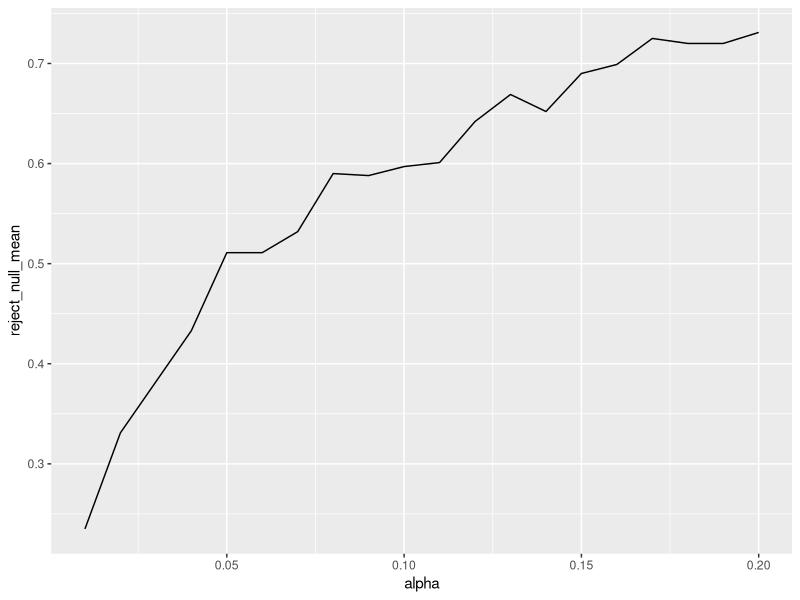
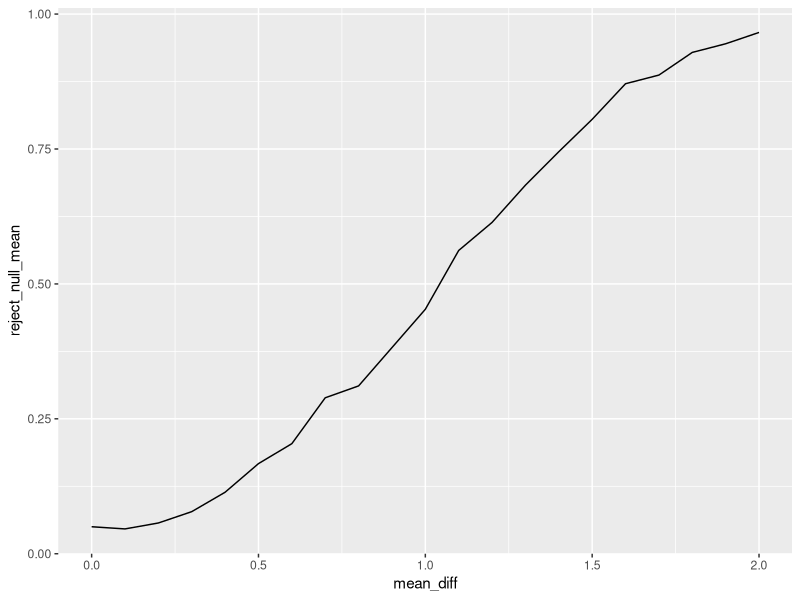
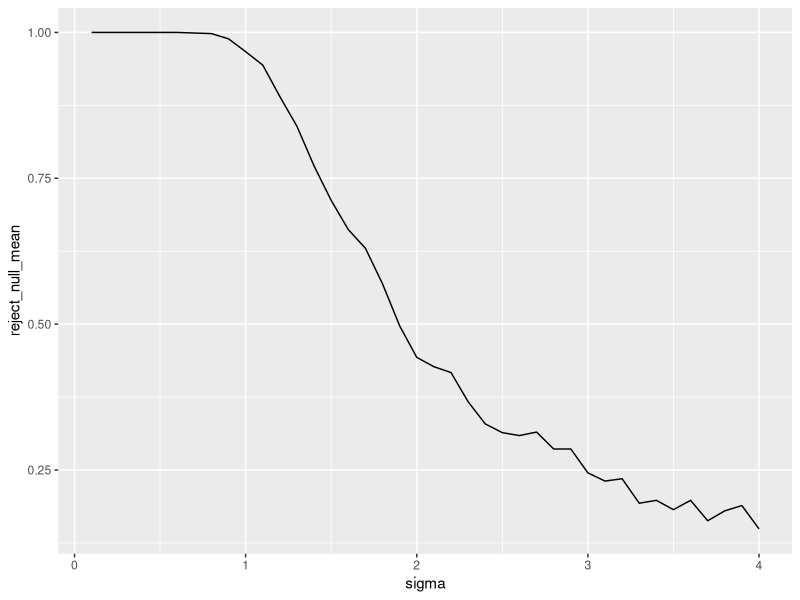
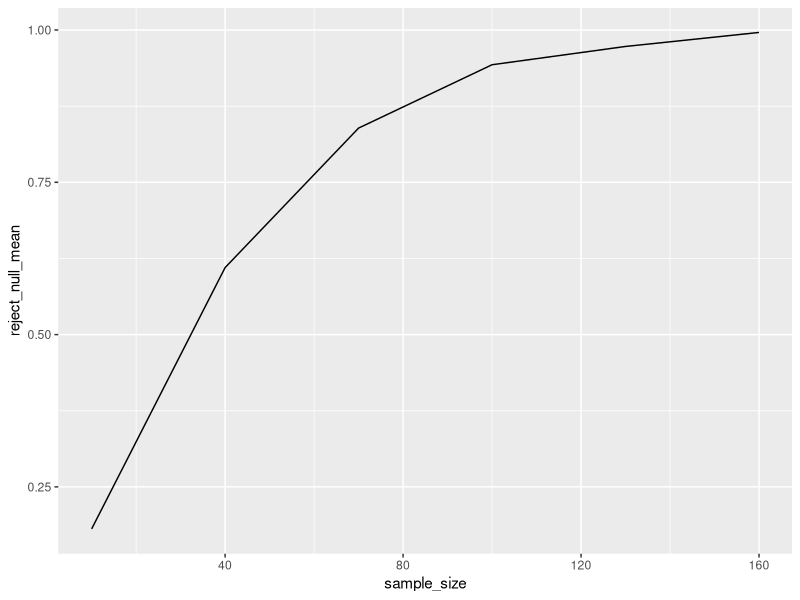
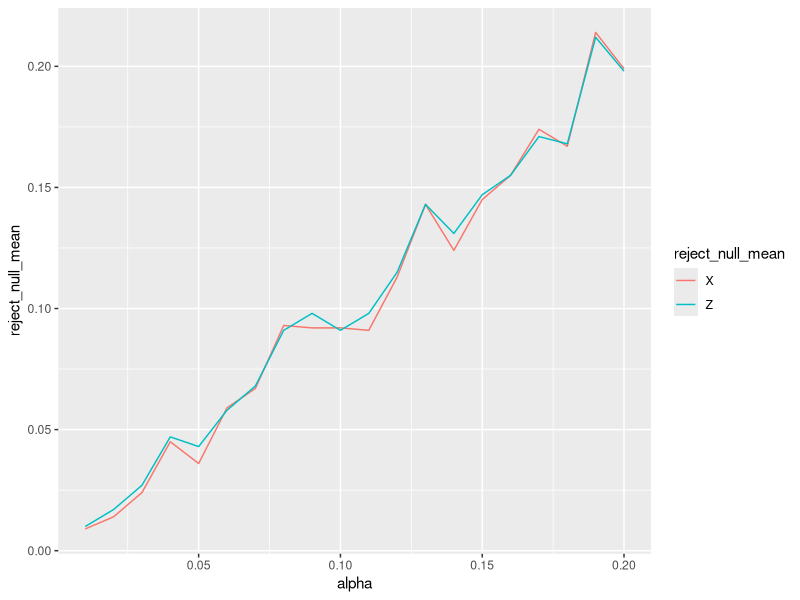

These charts were generated, in order, by the following R code:
## ---- chunk 1
knitr::opts_chunk$set(echo = TRUE)
## ---- chunk 2
library(tidyverse)
## ---- chunk 3
library(palmerpenguins)
peng_AC <- penguins %>% filter(species == "Adelie" | species == "Chinstrap")

t_test_function <- function(data,val_col,group_col,var_equal){
  data <- data %>% drop_na(val_col)
  group_col_vals <- data %>% pull(group_col) %>% unique()
  mean_0 <- data %>% filter(.data[[group_col]]==group_col_vals[1]) %>% pull(val_col) %>% mean()
  mean_1 <- data %>% filter(.data[[group_col]]==group_col_vals[2]) %>% pull(val_col) %>% mean()
  sd_0 <- data %>% filter(.data[[group_col]]==group_col_vals[1]) %>% pull(val_col) %>% sd()
  sd_1 <- data %>% filter(.data[[group_col]]==group_col_vals[2]) %>% pull(val_col) %>% sd()
  n_0 <- data %>% filter(.data[[group_col]]==group_col_vals[1]) %>% nrow()
  n_1 <- data %>% filter(.data[[group_col]]==group_col_vals[2]) %>% nrow()
  sd_squared_0_1 <- ((n_0-1)*sd_0^2 + (n_1-1)*sd_1^2)/(n_0+n_1-2)
  test_statistic <- (mean_0-mean_1)/(sqrt(sd_squared_0_1)*sqrt(1/n_0+1/n_1))
  dof <- n_0+n_1-2
  p_val <- 2*(1-pt(abs(test_statistic),df=dof))
  test_statistic_welch <- (mean_0-mean_1)/sqrt(sd_0^2/n_0+sd_1^2/n_1)
  dof_welch <- (sd_0^2/n_0+sd_1^2/n_1)^2/((sd_0^2/n_0)^2/(n_0-1)+(sd_1^2/n_1)^2/(n_1-1))
  p_val_welch <- 2*(1-pt(abs(test_statistic_welch),df=dof_welch))
  cohens_d <- (mean_0-mean_1)/sqrt(sd_squared_0_1)
  if(var_equal==TRUE){return(data.frame(t_stat=test_statistic,dof=dof,p_val=p_val,d=cohens_d))}
  if(var_equal==FALSE){return(data.frame(t_stat=test_statistic_welch,dof=dof_welch,p_val=p_val_welch,d=cohens_d))}
}

t_test_function(data=peng_AC,val_col="body_mass_g",group_col="species",var_equal=TRUE)
t_test_function(data=peng_AC,val_col="body_mass_g",group_col="species",var_equal=FALSE)
## ---- chunk 4
# Comparing my function with R's inbuilt t test function
t.test(body_mass_g~species,data=peng_AC,var.equal=TRUE) # student's t test
t.test(body_mass_g~species,data=peng_AC) # Welch's t test
## ---- chunk 5
num_trials <- 1000
sample_size <- 30
mu_0 <- 1
mu_1 <- 1
sigma_0 <- 3
sigma_1 <- 3
alpha <- 0.05
set.seed(0) # set random seed for reproducibility

single_alpha_test_size_simulation_df <- data.frame(trial=seq(num_trials)) %>%
  mutate(sample_0=map(.x=trial,.f=~rnorm(n=sample_size,mean=mu_0,sd=sigma_0)),sample_1=map(.x=trial,.f=~rnorm(n=sample_size,mean=mu_1,sd=sigma_1))) %>%
  # generate random Gaussian samples
  mutate(p_value=pmap_dbl(.l=list(trial,sample_0,sample_1),.f=~t.test(..2,..3,var.equal=TRUE)$p.value)) %>%
  # generate p values
  mutate(type_1_error=p_value<alpha)

single_alpha_test_size_simulation_df %>% pull(type_1_error) %>% mean() # estimate of coverage probability
## ---- chunk 6
set.seed(0) # set random seed for reproducibility

test_size_simulation_df <- crossing(alpha=c(0.01,0.05,0.1),sample_size=c(10,100),trial=seq(num_trials)) %>%
  mutate(sample_0=map(.x=sample_size,.f=~rnorm(n=.x,mean=mu_0,sd=sigma_0)),sample_1=map(.x=sample_size,.f=~rnorm(n=.x,mean=mu_1,sd=sigma_1))) %>%
  # generate random Gaussian samples
  mutate(p_value=pmap_dbl(.l=list(trial,sample_0,sample_1),.f=~t.test(..2,..3,var.equal=TRUE)$p.value)) %>%
  # generate p values
  mutate(type_1_error=p_value<alpha)

test_size_simulation_df %>% group_by(alpha,sample_size) %>% summarise(mean(type_1_error)) # estimate of coverage probability
## ---- chunk 7
num_trials <- 1000
n_0 <- 30
n_1 <- 30
mu_0 <- 3
mu_1 <- 4
sigma_0 <- 2
sigma_1 <- 2
alpha <- 0.05

# Exploring how the statistical power varies as a function of the significance level
set.seed(0) # set random seed for reproducibility
vary_sig_level <- crossing(alpha=seq(0.01,0.2,0.01),trial=seq(num_trials)) %>%
  mutate(sample_0=map(.x=trial,.f=~rnorm(n=n_0,mean=mu_0,sd=sigma_0)),sample_1=map(.x=trial,.f=~rnorm(n=n_1,mean=mu_1,sd=sigma_1))) %>%
  # generate random Gaussian samples
  mutate(p_value=pmap_dbl(.l=list(trial,sample_0,sample_1),.f=~t.test(..2,..3,var.equal = TRUE)$p.value)) %>%
  # generate p values
  mutate(reject_null=p_value<alpha) %>%
  group_by(alpha) %>%
  summarise(reject_null_mean=mean(reject_null)) # estimate of coverage probability
ggplot(vary_sig_level,aes(x=alpha,y=reject_null_mean)) + geom_line()
## ---- chunk 8
# Exploring how the statistical power varies as a function of the difference of means
set.seed(0) # set random seed for reproducibility
vary_mean_diff <- crossing(mean_diff=seq(0,2,0.1),trial=seq(num_trials)) %>%
  mutate(sample_0=map(.x=mean_diff,.f=~rnorm(n=n_0,mean=mu_0,sd=sigma_0)),sample_1=map(.x=mean_diff,.f=~rnorm(n=n_1,mean=mu_0+.x,sd=sigma_1))) %>%
  # generate random Gaussian samples
  mutate(p_value=pmap_dbl(.l=list(trial,sample_0,sample_1),.f=~t.test(..2,..3,var.equal = TRUE)$p.value)) %>%
  # generate p values
  mutate(reject_null=p_value<alpha) %>%
  group_by(mean_diff) %>%
  summarise(reject_null_mean=mean(reject_null)) # estimate of coverage probability
ggplot(vary_mean_diff,aes(x=mean_diff,y=reject_null_mean)) + geom_line()
## ---- chunk 9
# Exploring how the statistical power varies as a function of the population standard deviation
set.seed(0) # set random seed for reproducibility
vary_sigma <- crossing(sigma=seq(0.1,4,0.1),trial=seq(num_trials)) %>%
  mutate(sample_0=map(.x=sigma,.f=~rnorm(n=n_0,mean=mu_0,sd=.x)),sample_1=map(.x=sigma,.f=~rnorm(n=n_1,mean=mu_1,sd=.x))) %>%
  # generate random Gaussian samples
  mutate(p_value=pmap_dbl(.l=list(trial,sample_0,sample_1),.f=~t.test(..2,..3,var.equal = TRUE)$p.value)) %>%
  # generate p values
  mutate(reject_null=p_value<alpha) %>%
  group_by(sigma) %>%
  summarise(reject_null_mean=mean(reject_null)) # estimate of coverage probability
ggplot(vary_sigma,aes(x=sigma,y=reject_null_mean)) + geom_line()
## ---- chunk 10
# Exploring how the statistical power varies as a function of the sample size
set.seed(0) # set random seed for reproducibility
vary_sample_size <- crossing(sample_size=seq(10,180,30),trial=seq(num_trials)) %>%
  mutate(sample_0=map(.x=sample_size,.f=~rnorm(n=.x,mean=mu_0,sd=sigma_0)),sample_1=map(.x=sample_size,.f=~rnorm(n=.x,mean=mu_1,sd=sigma_1))) %>%
  # generate random Gaussian samples
  mutate(p_value=pmap_dbl(.l=list(trial,sample_0,sample_1),.f=~t.test(..2,..3,var.equal = TRUE)$p.value)) %>%
  # generate p values
  mutate(reject_null=p_value<alpha) %>%
  group_by(sample_size) %>%
  summarise(reject_null_mean=mean(reject_null)) # estimate of coverage probability
ggplot(vary_sample_size,aes(x=sample_size,y=reject_null_mean)) + geom_line()
## ---- chunk 11
num_trials <- 1000
n <- 30
mu_X <- 5
mu_Z <- 5
sigma_X <- 1
sigma_Z <- 1
alpha <- 0.05

set.seed(0)
paired_unpaired_comparison <- crossing(alpha=seq(0.01,0.2,0.01),trial=seq(num_trials)) %>%
  mutate(sample_X=map(.x=trial,.f=~rnorm(n=n,mean=mu_X,sd=sigma_X)),sample_Z=map(.x=trial,.f=~rnorm(n=n,mean=mu_Z,sd=sigma_Z))) %>%
  mutate(p_value_X=pmap_dbl(.l=list(trial,sample_X,sample_Z),.f=~t.test(..2,..3,var.equal=TRUE,paired=TRUE)$p.value),p_value_Z=pmap_dbl(.l=list(trial,sample_X,sample_Z),.f=~t.test(..2,..3,var.equal=TRUE,paired=FALSE)$p.value)) %>%
  mutate(reject_null_X=p_value_X<alpha,reject_null_Z=p_value_Z<alpha) %>%
  group_by(alpha) %>%
  summarise(X=mean(reject_null_X),Z=mean(reject_null_Z)) %>%
  pivot_longer(cols=c(2,3),names_to="reject_null_mean",values_to="value")
ggplot(paired_unpaired_comparison,aes(x=alpha,y=value,colour=reject_null_mean)) + geom_line() + ylab("reject_null_mean")
## ---- chunk 12
chi_squared_test_one_sample_var <- function(sample,sigma_squared_null){
  sample <- na.omit(sample)
  n <- length(sample)
  test_statistic <- (n-1)*var(sample)/sigma_squared_null
  p_value <- 2*min(pchisq(test_statistic,df=n-1),1-pchisq(test_statistic,df=n-1))
  return(p_value)
}

bill_adelie <- penguins %>% filter(species=="Adelie") %>% pull(bill_length_mm) %>% na.omit()
chi_squared_test_one_sample_var(bill_adelie,3)
